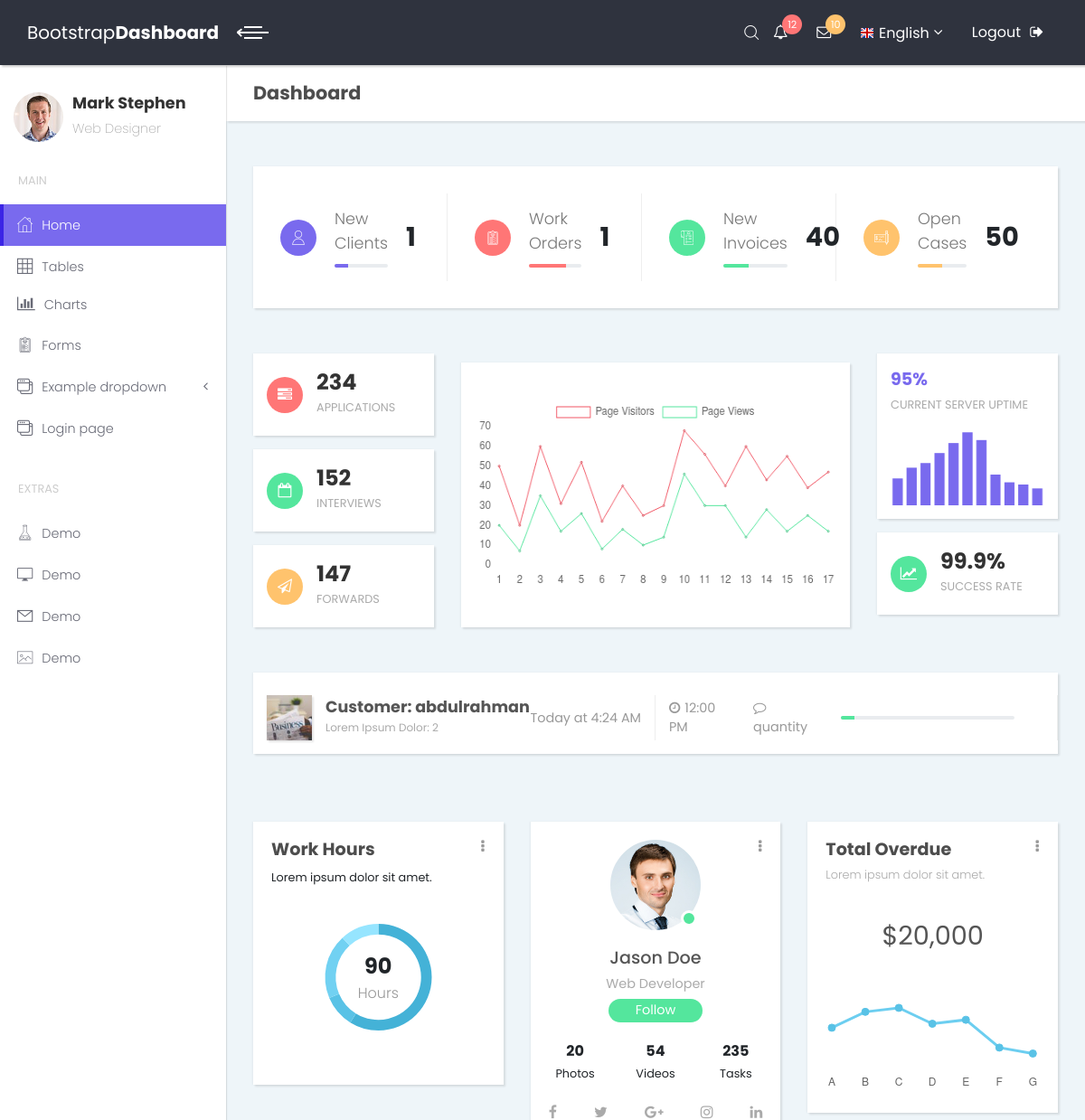
Page /dashboard/ (upper part) on the earlier database version.
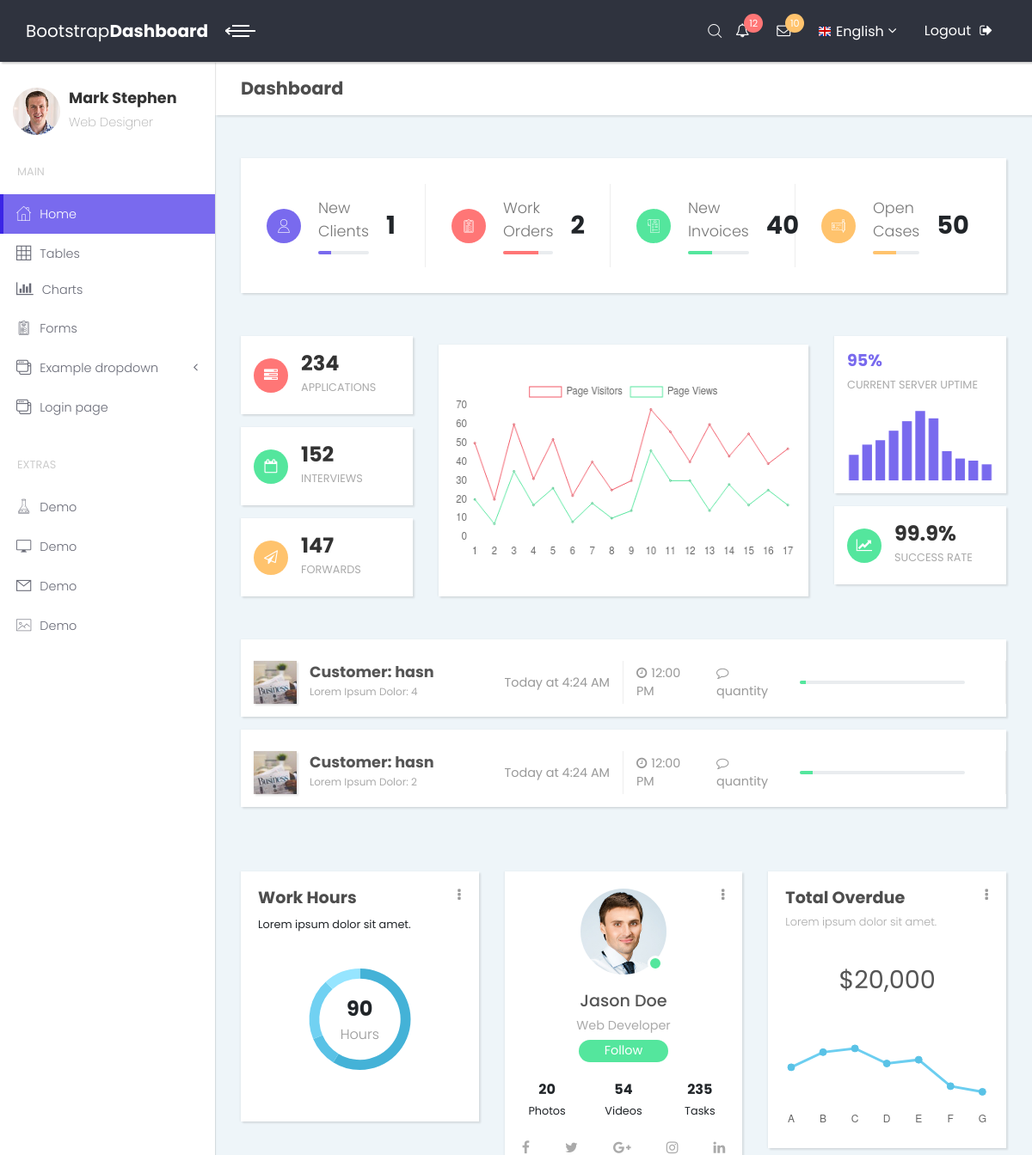
Same page on the later database version.
### dashboardApp/models.py (models this page shows, shortened)
class ShippingAddress(models.Model):
    customer = models.ForeignKey(Customer, on_delete=models.SET_NULL, null=True, blank=True)
    order = models.ForeignKey(Order, on_delete=models.SET_NULL, null=True, blank=True)
    address = models.CharField(max_length=200, null=False)
    city = models.CharField(max_length=200, null=False)
    state = models.CharField(max_length=200, null=False)
    zipcode = models.CharField(max_length=200, null=False)
    date_added = models.DateTimeField(auto_now_add=True)

class Customer(models.Model):
    user = models.OneToOneField(User, null=True, blank=True, on_delete=models.CASCADE)
    name = models.CharField(max_length=200, null=True)
    email = models.CharField(max_length=200)
    def __str__(self):
        return self.name

class Order(models.Model):
    customer = models.ForeignKey(Customer, on_delete=models.SET_NULL, null=True, blank=True)
    date_ordered = models.DateTimeField(auto_now_add=True)
    complete = models.BooleanField(default=False, null=True, blank=True)
    transaction_id = models.CharField(max_length=100, null=True)
    def __str__(self):
        return str(self.id)

class OrderItem(models.Model):
    product = models.ForeignKey(Product, on_delete=models.SET_NULL, null=True)
    order = models.ForeignKey(Order, on_delete=models.SET_NULL, null=True)
    quantity = models.IntegerField(default=0, null=True, blank=True)
    date_added = models.DateTimeField(auto_now_add=True)
    @property
    def get_total(self):
        total = self.product.price * self.quantity
        return total

### dashboardApp/views.py (the view)
# urls.py: path('dashboard/', views.dashboard, name='dashboard'),
def dashboard(request):
    shippingOrder = ShippingAddress.objects.order_by('-id')
    Items = OrderItem.objects.all()
    the_sales = sum([item.get_total for item in Items])
    context = {
        'shippingOrder': shippingOrder,
        'cartItems': shippingOrder.count(),
        'customer': Customer.objects.all().count(),
        'Items': Items,
        'the_sales': the_sales,
    }
    return render(request, 'dashboard/index.html', context)

### templates/dashboard/index.html (shortened to what the changed rows need)
{% extends 'main.html' %}
{% load static %}
{% block titel %} Dashboard {% endblock %}
{% block content %}
    <section class="dashboard-counts no-padding-bottom">
            <div class="container-fluid">
              <div class="row bg-white has-shadow">
                <div class="col-xl-3 col-sm-6">
                  <div class="item d-flex align-items-center">
                    <div class="number"><strong>{{ cartItems }}</strong></div>
                  </div>
                </div>
              </div>
            </div>
          </section>
    <section class="projects no-padding-top">
            <div class="container-fluid">
                {% for  item in shippingOrder %}
              <div class="project">
                <div class="row bg-white has-shadow">
                  <div class="left-col col-lg-6 d-flex align-items-center justify-content-between">
                    <div class="project-title d-flex align-items-center">
                      <div class="image has-shadow"><img src="{% static 'dash/img/project-1.jpg'%}" alt="..." class="img-fluid"></div>
                      <div class="text">
                        <h3 class="h4">Customer: {{  item.customer }}</h3><small>Lorem Ipsum Dolor: {{  item.order }}</small>
                      </div>
                    </div>
                    <div class="project-date"><span class="hidden-sm-down">Today at 4:24 AM</span></div>
                  </div>
                  <div class="right-col col-lg-6 d-flex align-items-center">
                    <div class="time"><i class="fa fa-clock-o"></i>12:00 PM </div>
                    <div class="comments"><i class="fa fa-comment-o"></i>quantity</div>
                    <div class="project-progress">
                      <div class="progress">
                          {% for i in Items %}
                            {% if i.order == item.order %}
                                <div role="progressbar" style="width: {{ i.quantity }}%; height: 6px;" aria-valuenow="25" aria-valuemin="0" aria-valuemax="100" class="progress-bar bg-green"></div>
                            {% endif %}
                          {% endfor %}
                      </div>
                    </div>
                      <a href="{% url 'tables' item.order %}"><i class="fas fa-eye"></i></a>
                  </div>
                </div>
              </div>
                {% endfor %}
            </div>
          </section>
{% endblock %}

Differences in the rows shown:
added ShippingAddress: customer "hasn", order "4"
changed through a linked row, ShippingAddress (number 2 of 2 on the later page): customer "abdulrahman" → "hasn"
Other differences:
{{ cartItems }}: "1" → "2"
